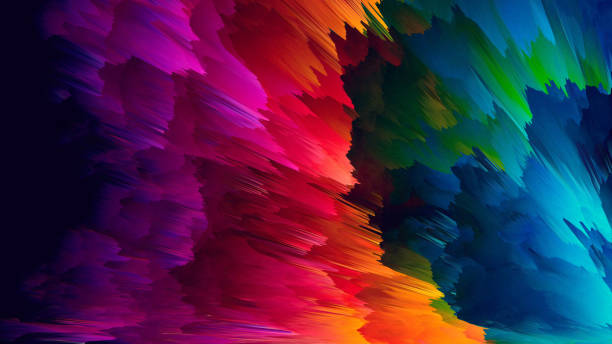
#> input picture Lab 4/image.jpg, 612 x 344 px
$ jupyter execute --allow-errors 'Lab 4.ipynb'   (older library calls are emulated)
#> lines starting #> are read from the running program, lines starting #| are printed output that depends on the picture; after the words box and inside, x2 and y2 are one past the last pixel; in counts of white or black regions, pixels touching at a corner belong together
# Лабораторная работа №4
## Сегментация изображений
Выполнили:

Гуров Михаил Алексеевич 408510 R3243
Зыкин Леонид Витальевич 470912 R3335
Куликов Илья Вячеславович 470122 R3243

### Цель работы:
Освоение основных способов сегментации изображений на семантические области.

сегментация по порогу деление пополам, или двойной порог либо, или градиент или метод отсу

сегментация на основе принципа вебера

сегментация по цвету кожи

сегментация на основе цветовог пространства lab

кластеризация методом k среодних

текстурная сегментация

## Теоретические сведения

### Бинаризация изображений

[cell 1]
import cv2
import numpy as np
import matplotlib.pyplot as plt
from sklearn.cluster import KMeans

# Загрузка изображения
image_path = 'image.jpg'  # Укажите путь к вашему изображению
image = cv2.imread(image_path, cv2.IMREAD_COLOR)
#> image is the input picture: shape (344, 612, 3); mean B, G, R 68.3, 35.5, 69.9
gray = cv2.cvtColor(image, cv2.COLOR_BGR2GRAY)
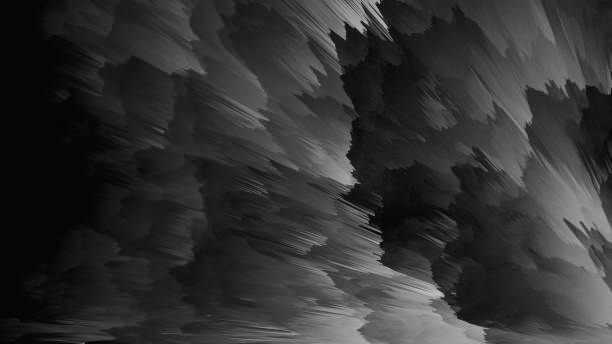
#> gray: shape (344, 612); min 1, max 198, mean 49.5

# Простая бинаризация
threshold = 127
_, binary = cv2.threshold(gray, threshold, 255, cv2.THRESH_BINARY)
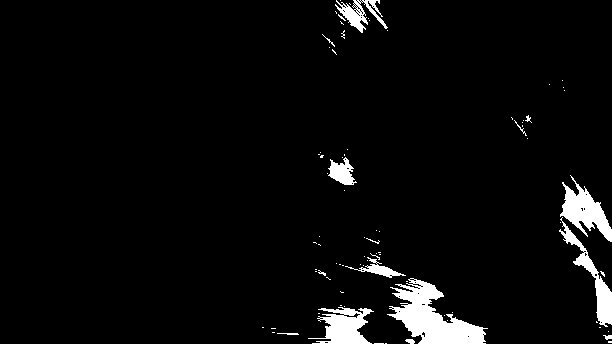
#> binary: shape (344, 612); 4.2% white; 82 white regions (67 under 20 px), largest, box (x1, y1, x2, y2) and area: (387, 278, 488, 344) 3066, (560, 175, 612, 242) 1464, (308, 307, 374, 344) 1365
cv2.imwrite('binary.jpg', binary)

# Двойная пороговая бинаризация
t1, t2 = 110, 200
_, binary_low = cv2.threshold(gray, t1, 255, cv2.THRESH_BINARY)
#> binary_low: shape (344, 612); 7.2% white; 122 white regions (101 under 20 px), largest, box (x1, y1, x2, y2) and area: (548, 165, 612, 344) 4971, (334, 250, 488, 344) 4686, (244, 302, 389, 344) 2167
_, binary_high = cv2.threshold(gray, t2, 255, cv2.THRESH_TOZERO_INV)
double_threshold = cv2.bitwise_and(binary_low, binary_high)
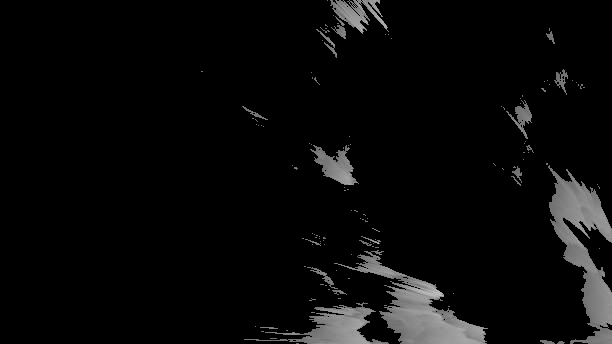
#> double_threshold: shape (344, 612); min 0, max 198, mean 9.5
cv2.imwrite('double_threshold.jpg', double_threshold)

# Метод Оцу
t_otsu, binary_otsu = cv2.threshold(gray, 0, 255, cv2.THRESH_BINARY + cv2.THRESH_OTSU)
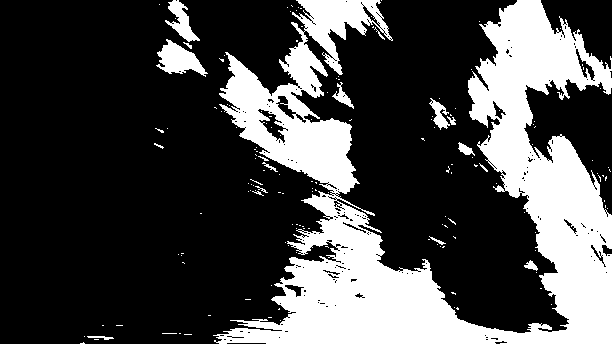
#> binary_otsu: shape (344, 612); 28% white; 155 white regions (137 under 20 px), largest, box (x1, y1, x2, y2) and area: (213, 0, 612, 344) 56054, (156, 39, 208, 77) 984, (165, 0, 200, 42) 595
#> t_otsu = 63
cv2.imwrite('binary_otsu.jpg', binary_otsu)

# Сегментация 1: Цвет кожи
face_image_path = 'face.jpg'  # Укажите путь к изображению с лицом
face_image = cv2.imread(face_image_path, cv2.IMREAD_COLOR)
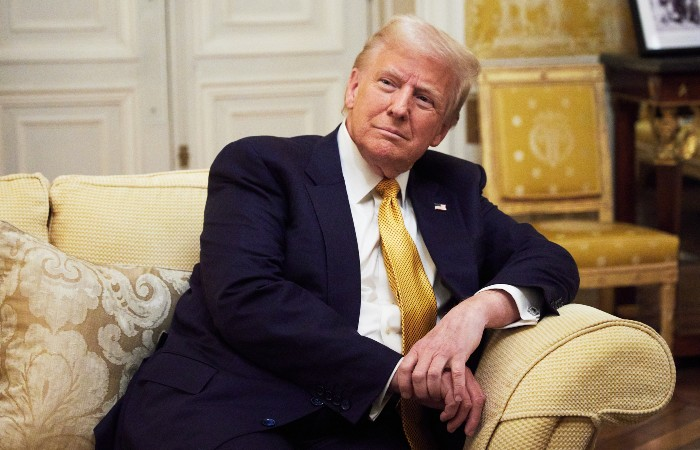
#> input picture Lab 4/face.jpg, 700 x 450 px
#> face_image is the input picture: shape (450, 700, 3); mean B, G, R 97.7, 116.6, 135
face_image_hsv = cv2.cvtColor(face_image, cv2.COLOR_BGR2HSV)
#> face_image_hsv: shape (450, 700, 3); mean H, S, V 49.9, 98.2, 137.5

lower_skin = np.array([0, 48, 80], dtype=np.uint8)
upper_skin = np.array([20, 255, 255], dtype=np.uint8)
skin_mask = cv2.inRange(face_image_hsv, lower_skin, upper_skin)
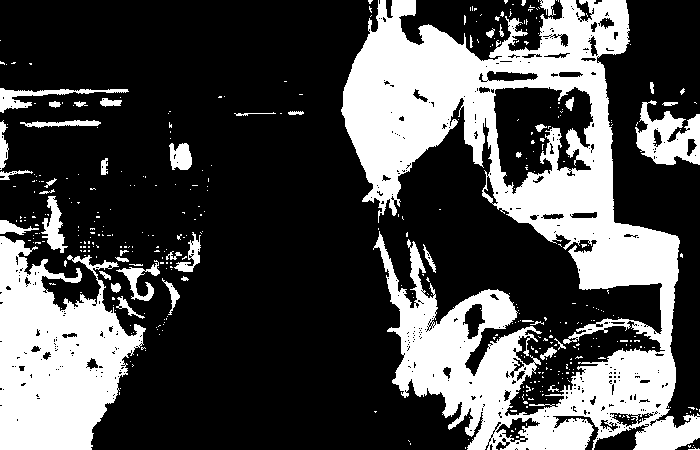
#> skin_mask: shape (450, 700); 30.4% white; 416 white regions (371 under 20 px), largest, box (x1, y1, x2, y2) and area: (341, 0, 700, 450) 66632, (0, 236, 146, 450) 19569, (635, 100, 700, 165) 2372
skin_segmented = cv2.bitwise_and(face_image, face_image, mask=skin_mask)
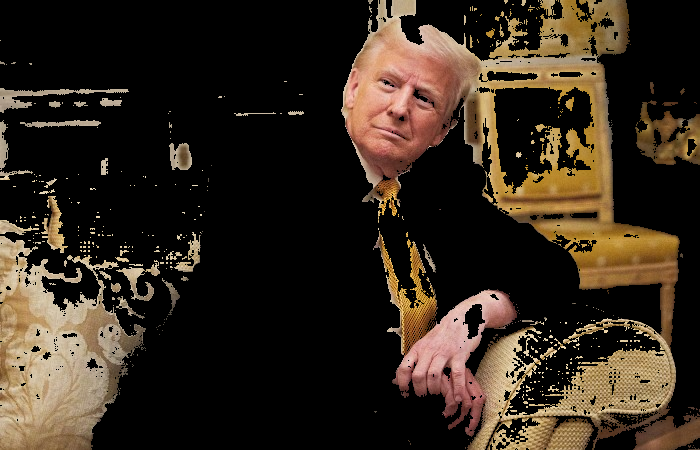
#> skin_segmented: shape (450, 700, 3); mean B, G, R 29, 40.7, 51.7
cv2.imwrite('skin_segmented.jpg', skin_segmented)

# Сегментация 1: Принцип Вебера
weber_threshold = 0.2
diff_image = cv2.absdiff(gray, cv2.GaussianBlur(gray, (5, 5), 0))
weber_mask = diff_image > (weber_threshold * gray)
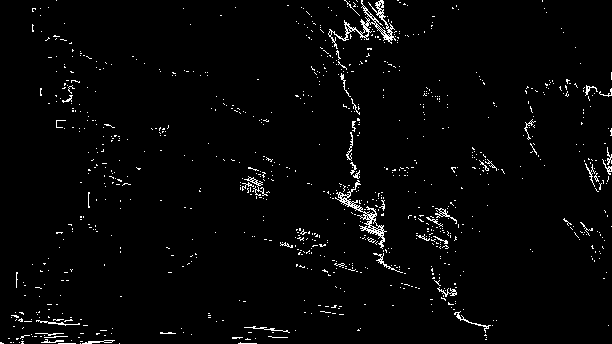
#> weber_mask: shape (344, 612) bool; 2.4% white in thin lines or dots
weber_segmented = np.zeros_like(gray)
weber_segmented[weber_mask] = 255
cv2.imwrite('weber_segmented.jpg', weber_segmented)

# Сегментация 2: k-средних в пространстве CIE Lab
objects_image_path = 'objects.jpg'  # Укажите путь к изображению с цветными объектами
objects_image = cv2.imread(objects_image_path, cv2.IMREAD_COLOR)
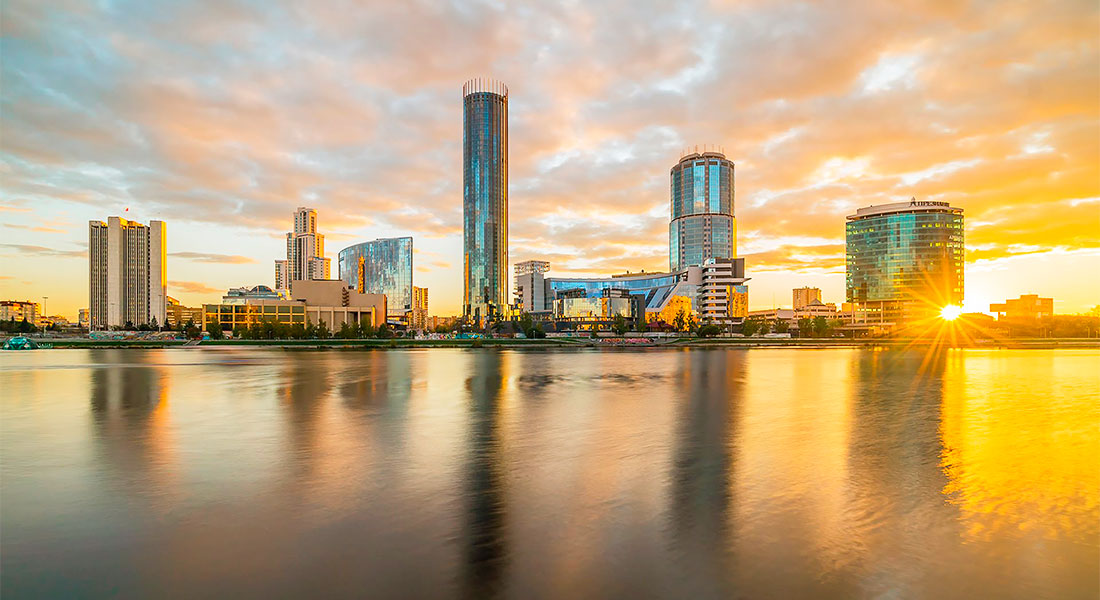
#> input picture Lab 4/objects.jpg, 1100 x 600 px
#> objects_image is the input picture: shape (600, 1100, 3); mean B, G, R 121.3, 163.3, 189
lab_image = cv2.cvtColor(objects_image, cv2.COLOR_BGR2Lab)
#> lab_image: shape (600, 1100, 3); mean of channels 0, 1, 2 173.9, 132.8, 152.2
pixels = lab_image.reshape((-1, 3))

kmeans = KMeans(n_clusters=3, random_state=42)
kmeans.fit(pixels)
segmented_image = kmeans.labels_.reshape(objects_image.shape[:2])
cv2.imwrite('segmented_image.jpg', segmented_image * 85)  # Масштабирование для визуализации
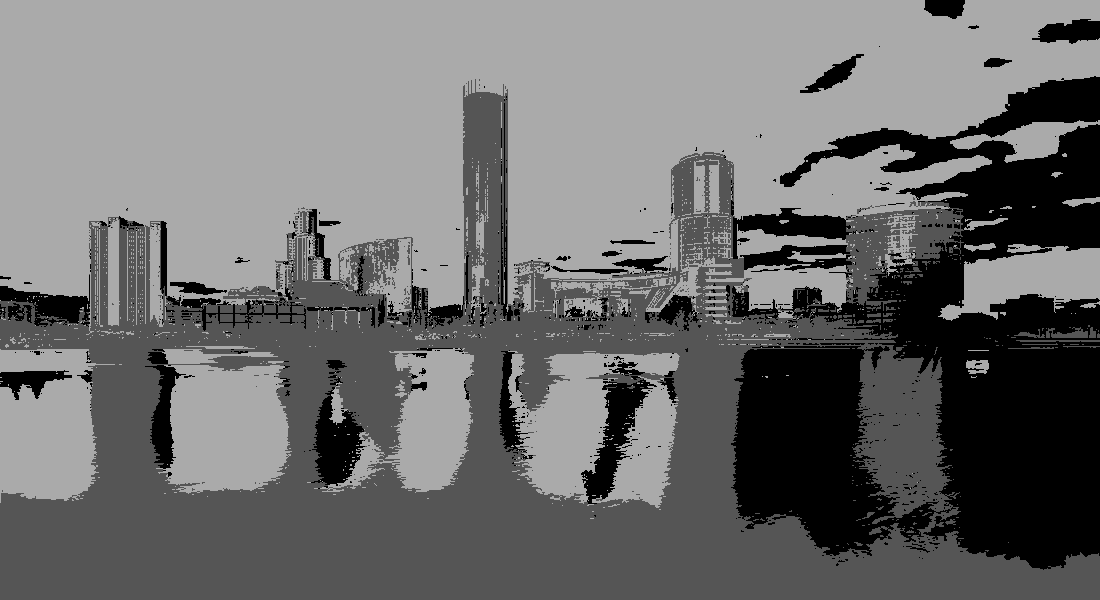
#> saved as segmented_image.jpg: shape (600, 1100); min 0, max 170, mean 110.1

# Сегментация 3: Текстурная сегментация (энергия, контраст, энтропия)
texture_image_path = 'texture.jpg'  # Укажите путь к изображению с текстурами
texture_image = cv2.imread(texture_image_path, cv2.IMREAD_GRAYSCALE)
kernel = np.ones((5,5),np.uint8)
#> (the rest of this cell did not finish here and is left out)
